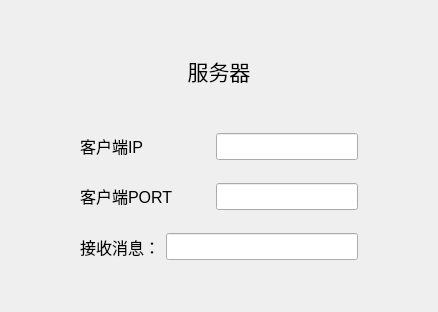
<?xml version="1.0" encoding="UTF-8"?>
<ui version="4.0">
 <class>Widget</class>
 <widget class="QWidget" name="Widget">
  <property name="geometry">
   <rect>
    <x>0</x>
    <y>0</y>
    <width>438</width>
    <height>312</height>
   </rect>
  </property>
  <property name="windowTitle">
   <string>Widget</string>
  </property>
  <layout class="QGridLayout" name="gridLayout">
   <item row="0" column="1">
    <spacer name="verticalSpacer_3">
     <property name="orientation">
      <enum>Qt::Vertical</enum>
     </property>
     <property name="sizeHint" stdset="0">
      <size>
       <width>20</width>
       <height>44</height>
      </size>
     </property>
    </spacer>
   </item>
   <item row="1" column="0">
    <spacer name="horizontalSpacer_3">
     <property name="orientation">
      <enum>Qt::Horizontal</enum>
     </property>
     <property name="sizeHint" stdset="0">
      <size>
       <width>64</width>
       <height>20</height>
      </size>
     </property>
    </spacer>
   </item>
   <item row="1" column="1">
    <layout class="QVBoxLayout" name="verticalLayout">
     <item>
      <widget class="QLabel" name="label">
       <property name="font">
        <font>
         <pointsize>16</pointsize>
        </font>
       </property>
       <property name="text">
        <string>&lt;html&gt;&lt;head/&gt;&lt;body&gt;&lt;p align=&quot;center&quot;&gt;&lt;span style=&quot; font-size:16pt;&quot;&gt;服务器&lt;/span&gt;&lt;/p&gt;&lt;/body&gt;&lt;/html&gt;</string>
       </property>
      </widget>
     </item>
     <item>
      <spacer name="verticalSpacer_2">
       <property name="orientation">
        <enum>Qt::Vertical</enum>
       </property>
       <property name="sizeHint" stdset="0">
        <size>
         <width>20</width>
         <height>40</height>
        </size>
       </property>
      </spacer>
     </item>
     <item>
      <layout class="QHBoxLayout" name="horizontalLayout">
       <item>
        <widget class="QLabel" name="label_2">
         <property name="font">
          <font>
           <pointsize>12</pointsize>
          </font>
         </property>
         <property name="text">
          <string>&lt;html&gt;&lt;head/&gt;&lt;body&gt;&lt;p&gt;&lt;span style=&quot; font-size:12pt;&quot;&gt;客户端IP&lt;/span&gt;&lt;/p&gt;&lt;/body&gt;&lt;/html&gt;</string>
         </property>
        </widget>
       </item>
       <item>
        <spacer name="horizontalSpacer">
         <property name="orientation">
          <enum>Qt::Horizontal</enum>
         </property>
         <property name="sizeHint" stdset="0">
          <size>
           <width>40</width>
           <height>20</height>
          </size>
         </property>
        </spacer>
       </item>
       <item>
        <widget class="QLineEdit" name="ipEdit">
         <property name="font">
          <font>
           <pointsize>12</pointsize>
          </font>
         </property>
         <property name="readOnly">
          <bool>true</bool>
         </property>
        </widget>
       </item>
      </layout>
     </item>
     <item>
      <layout class="QHBoxLayout" name="horizontalLayout_2">
       <item>
        <spacer name="verticalSpacer_5">
         <property name="orientation">
          <enum>Qt::Vertical</enum>
         </property>
         <property name="sizeHint" stdset="0">
          <size>
           <width>20</width>
           <height>17</height>
          </size>
         </property>
        </spacer>
       </item>
      </layout>
     </item>
     <item>
      <layout class="QHBoxLayout" name="horizontalLayout_4">
       <item>
        <widget class="QLabel" name="label_3">
         <property name="font">
          <font>
           <pointsize>12</pointsize>
          </font>
         </property>
         <property name="text">
          <string>&lt;html&gt;&lt;head/&gt;&lt;body&gt;&lt;p&gt;&lt;span style=&quot; font-size:12pt;&quot;&gt;客户端PORT&lt;/span&gt;&lt;/p&gt;&lt;/body&gt;&lt;/html&gt;</string>
         </property>
        </widget>
       </item>
       <item>
        <spacer name="horizontalSpacer_2">
         <property name="orientation">
          <enum>Qt::Horizontal</enum>
         </property>
         <property name="sizeHint" stdset="0">
          <size>
           <width>37</width>
           <height>21</height>
          </size>
         </property>
        </spacer>
       </item>
       <item>
        <widget class="QLineEdit" name="portEdit">
         <property name="font">
          <font>
           <pointsize>12</pointsize>
          </font>
         </property>
         <property name="readOnly">
          <bool>true</bool>
         </property>
        </widget>
       </item>
      </layout>
     </item>
     <item>
      <spacer name="verticalSpacer_4">
       <property name="orientation">
        <enum>Qt::Vertical</enum>
       </property>
       <property name="sizeHint" stdset="0">
        <size>
         <width>20</width>
         <height>17</height>
        </size>
       </property>
      </spacer>
     </item>
     <item>
      <layout class="QHBoxLayout" name="horizontalLayout_3">
       <item>
        <widget class="QLabel" name="label_4">
         <property name="font">
          <font>
           <pointsize>12</pointsize>
          </font>
         </property>
         <property name="text">
          <string>接收消息：</string>
         </property>
        </widget>
       </item>
       <item>
        <widget class="QLineEdit" name="receiveEdit">
         <property name="font">
          <font>
           <pointsize>12</pointsize>
          </font>
         </property>
         <property name="readOnly">
          <bool>true</bool>
         </property>
        </widget>
       </item>
      </layout>
     </item>
    </layout>
   </item>
   <item row="1" column="2">
    <spacer name="horizontalSpacer_4">
     <property name="orientation">
      <enum>Qt::Horizontal</enum>
     </property>
     <property name="sizeHint" stdset="0">
      <size>
       <width>63</width>
       <height>20</height>
      </size>
     </property>
    </spacer>
   </item>
   <item row="2" column="1">
    <spacer name="verticalSpacer">
     <property name="orientation">
      <enum>Qt::Vertical</enum>
     </property>
     <property name="sizeHint" stdset="0">
      <size>
       <width>20</width>
       <height>17</height>
      </size>
     </property>
    </spacer>
   </item>
  </layout>
 </widget>
 <layoutdefault spacing="6" margin="11"/>
 <resources/>
 <connections/>
</ui>
